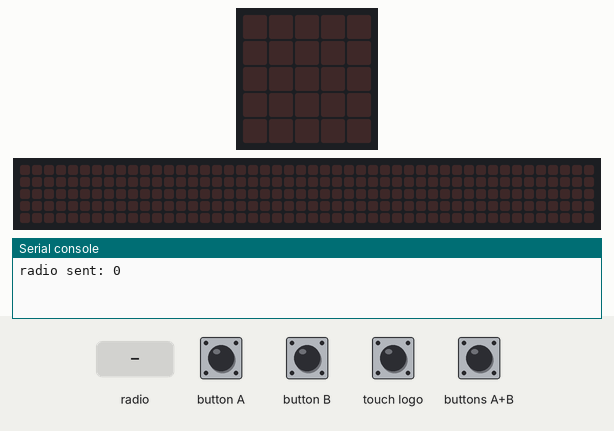
A program run on a simulated BBC micro:bit (MakeCode). Parts: the board's 5×5 LED display, a strip that is not on the board, showing the scrolling text unrolled, the last lines printed to the serial console. The test bench sets the inputs (shaded band). A reset restarts the program; random numbers come from a fixed seed; no radio messages arrive unless stated (any console line starting 'radio sent:' is added by the test bench); the 48×5 strip is a reading aid, not a part: it shows the text the display is scrolling, unrolled, one strip-width of it at a time.

Above: at 1.2 s.
1.3 s: button B pressed for 0.15 s
At 2.3 s:
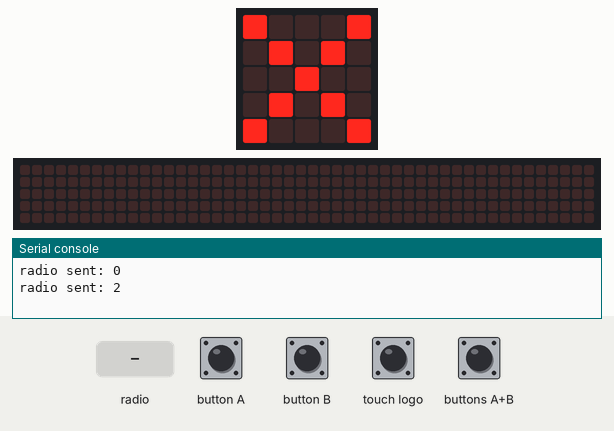
4.4 s: radio message "1" arrives
At 4.77 s:
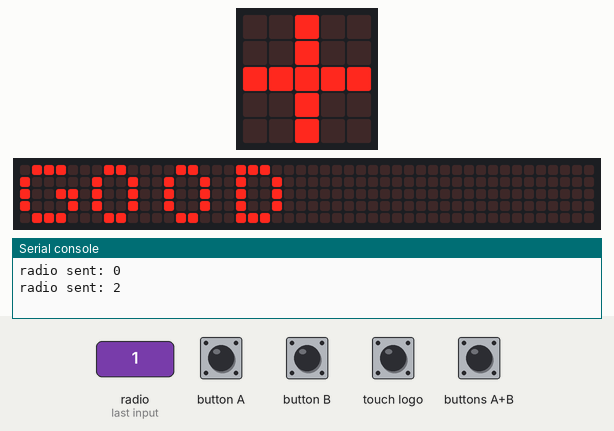
7.4 s: touch logo pressed for 0.15 s
At 8.1 s:
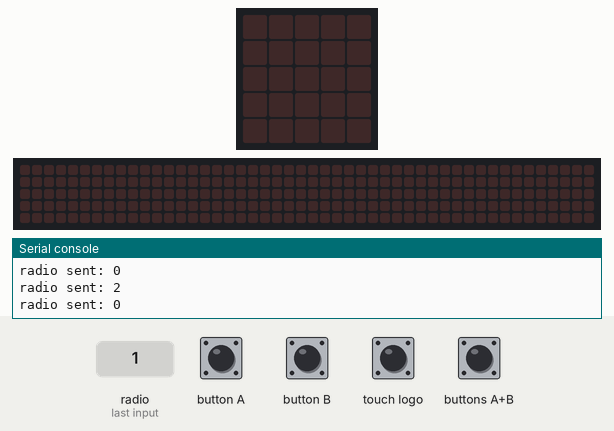
9.0 s: buttons A+B pressed for 0.15 s
At 10.1 s:
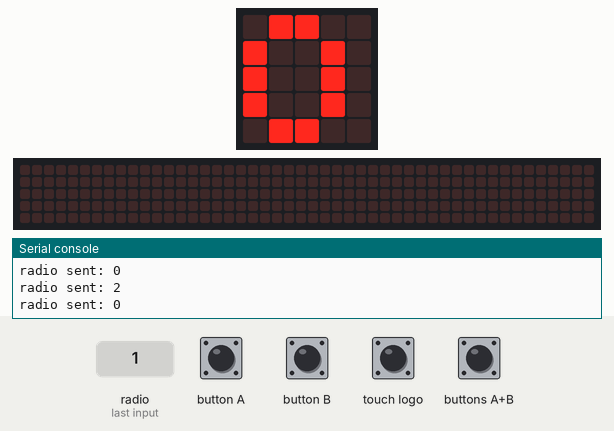
12.1 s: radio message "2" arrives
At 12.52 s:
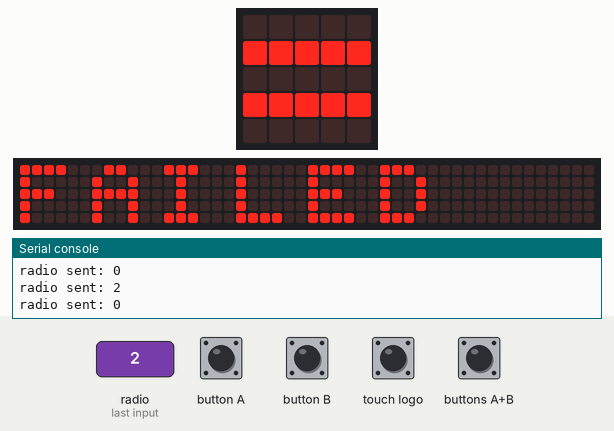
18.1 s: radio message "1" arrives
At 24.1 s:
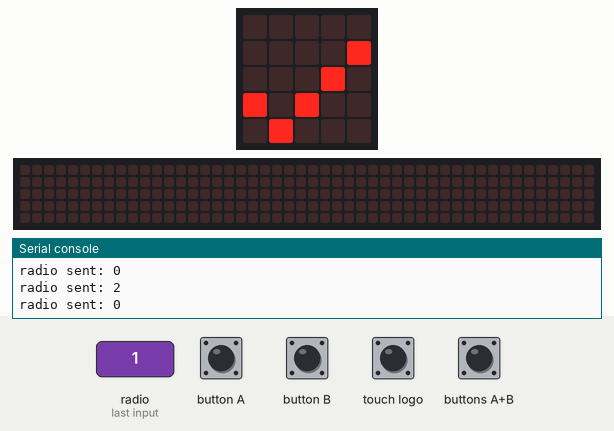

Measured:
- after the input at 1.3 s, the display: changes after 0.15 s (image 1)
- after the input at 9.0 s, the display: changes after 0.15 s (image 4)
- after the input at 12.1 s, the display: changes after 0.35 s (image 5)
- what the display in image 1 shows lasts 1.6 s, from 1.5 s to 3.1 s
- what the display in image 4 shows lasts 1.2 s, from 9.2 s to 10.4 s

The program:

main.ts
```typescript
radio.onReceivedNumber(function (receivedNumber) {
    if (receivedNumber == 1) {
        basic.showString("GOOD")
        basic.showIcon(IconNames.Yes)
    } else {
        if (receivedNumber == 2) {
            basic.showString("FAILED")
            basic.showIcon(IconNames.No)
        }
    }
})
input.onButtonPressed(Button.A, function () {
    vstup += 1
    basic.showString("" + (vstup))
})
input.onButtonPressed(Button.AB, function () {
    zobraz()
})
input.onButtonPressed(Button.B, function () {
    if (cislo1 + cislo2 == vstup) {
        radio.sendNumber(1)
        basic.showIcon(IconNames.Yes)
        basic.pause(500)
        nastav()
        basic.pause(500)
        zobraz()
    } else {
        radio.sendNumber(2)
        basic.showIcon(IconNames.No)
        basic.pause(500)
        nastav()
        basic.pause(500)
        zobraz()
    }
})
function nastav () {
    vstup = 0
    cislo1 = randint(0, 5)
    cislo2 = randint(0, 5)
}
function zobraz () {
    basic.showString("" + (cislo1))
    basic.pause(500)
    basic.showLeds(`
        . . # . .
        . . # . .
        # # # # #
        . . # . .
        . . # . .
        `)
    basic.pause(500)
    basic.showString("" + (cislo2))
    basic.showLeds(`
        . . . . .
        # # # # #
        . . . . .
        # # # # #
        . . . . .
        `)
}
input.onLogoEvent(TouchButtonEvent.Pressed, function () {
    control.reset()
})
let cislo2 = 0
let cislo1 = 0
let vstup = 0
radio.sendNumber(0)
vstup = 0
cislo1 = randint(0, 5)
cislo2 = randint(0, 5)
```

test.ts
```typescript
// Tady jsou testy. Při použití tohoto balíčku jako rozšíření nebude zkompilováno.
```
